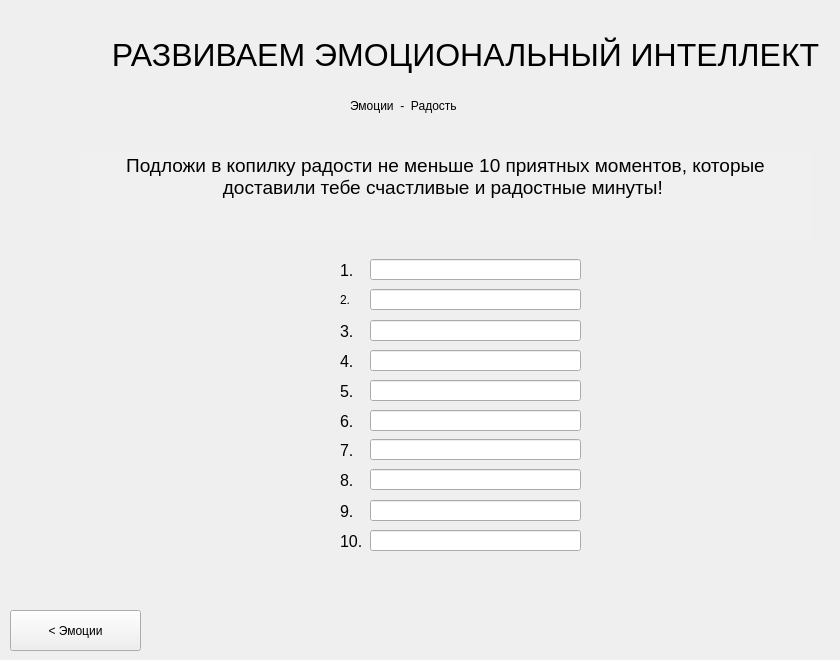
   <widget class="QWidget" name="page_7">
    <widget class="QLabel" name="label_69">
     <property name="geometry">
      <rect>
       <x>100</x>
       <y>10</y>
       <width>731</width>
       <height>91</height>
      </rect>
     </property>
     <property name="styleSheet">
      <string notr="true">font-family:Arial;
font-size:24pt;</string>
     </property>
     <property name="text">
      <string>&lt;html&gt;&lt;head/&gt;&lt;body&gt;&lt;p align=&quot;center&quot;&gt;РАЗВИВАЕМ ЭМОЦИОНАЛЬНЫЙ ИНТЕЛЛЕКТ&lt;/p&gt;&lt;/body&gt;&lt;/html&gt;</string>
     </property>
    </widget>
    <widget class="QLabel" name="label_70">
     <property name="geometry">
      <rect>
       <x>350</x>
       <y>80</y>
       <width>261</width>
       <height>51</height>
      </rect>
     </property>
     <property name="styleSheet">
      <string notr="true">font: 20pt &quot;Arial&quot;;</string>
     </property>
     <property name="text">
      <string>Эмоции  -  Радость</string>
     </property>
    </widget>
    <widget class="QPushButton" name="pushButton_166">
     <property name="geometry">
      <rect>
       <x>10</x>
       <y>610</y>
       <width>131</width>
       <height>41</height>
      </rect>
     </property>
     <property name="text">
      <string>&lt; Эмоции</string>
     </property>
    </widget>
    <widget class="QTextEdit" name="textEdit_40">
     <property name="enabled">
      <bool>false</bool>
     </property>
     <property name="geometry">
      <rect>
       <x>80</x>
       <y>150</y>
       <width>731</width>
       <height>91</height>
      </rect>
     </property>
     <property name="styleSheet">
      <string notr="true">font: 12pt &quot;Arial&quot;;
background-color:#f0f0f0;
border:0;
color:black;</string>
     </property>
     <property name="verticalScrollBarPolicy">
      <enum>Qt::ScrollBarAlwaysOff</enum>
     </property>
     <property name="horizontalScrollBarPolicy">
      <enum>Qt::ScrollBarAlwaysOff</enum>
     </property>
     <property name="html">
      <string>&lt;!DOCTYPE HTML PUBLIC &quot;-//W3C//DTD HTML 4.0//EN&quot; &quot;http://www.w3.org/TR/REC-html40/strict.dtd&quot;&gt;
&lt;html&gt;&lt;head&gt;&lt;meta name=&quot;qrichtext&quot; content=&quot;1&quot; /&gt;&lt;style type=&quot;text/css&quot;&gt;
p, li { white-space: pre-wrap; }
&lt;/style&gt;&lt;/head&gt;&lt;body style=&quot; font-family:'Arial'; font-size:12pt; font-weight:400; font-style:normal;&quot;&gt;
&lt;p align=&quot;center&quot; style=&quot; margin-top:0px; margin-bottom:0px; margin-left:0px; margin-right:0px; -qt-block-indent:0; text-indent:0px;&quot;&gt;&lt;span style=&quot; font-family:'Arial','sans-serif'; font-size:14pt; color:#000000;&quot;&gt;Подложи в копилку радости не меньше 10 приятных моментов, которые доставили тебе счастливые и радостные минуты!&lt;/span&gt;&lt;span style=&quot; font-size:14pt;&quot;&gt; &lt;/span&gt;&lt;/p&gt;&lt;/body&gt;&lt;/html&gt;</string>
     </property>
    </widget>
    <widget class="QLabel" name="label_71">
     <property name="geometry">
      <rect>
       <x>340</x>
       <y>250</y>
       <width>31</width>
       <height>41</height>
      </rect>
     </property>
     <property name="text">
      <string>&lt;html&gt;&lt;head/&gt;&lt;body&gt;&lt;p&gt;&lt;span style=&quot; font-size:12pt;&quot;&gt;1.&lt;/span&gt;&lt;/p&gt;&lt;/body&gt;&lt;/html&gt;</string>
     </property>
    </widget>
    <widget class="QLineEdit" name="lineEdit_33">
     <property name="geometry">
      <rect>
       <x>370</x>
       <y>259</y>
       <width>211</width>
       <height>21</height>
      </rect>
     </property>
     <property name="styleSheet">
      <string notr="true">color:#696969;</string>
     </property>
    </widget>
    <widget class="QLabel" name="label_72">
     <property name="geometry">
      <rect>
       <x>340</x>
       <y>280</y>
       <width>31</width>
       <height>41</height>
      </rect>
     </property>
     <property name="text">
      <string>&lt;html&gt;&lt;head/&gt;&lt;body&gt;&lt;p&gt;2.&lt;/p&gt;&lt;/body&gt;&lt;/html&gt;</string>
     </property>
    </widget>
    <widget class="QLineEdit" name="lineEdit_34">
     <property name="geometry">
      <rect>
       <x>370</x>
       <y>289</y>
       <width>211</width>
       <height>21</height>
      </rect>
     </property>
     <property name="styleSheet">
      <string notr="true">color:#696969;</string>
     </property>
    </widget>
    <widget class="QLabel" name="label_73">
     <property name="geometry">
      <rect>
       <x>340</x>
       <y>341</y>
       <width>31</width>
       <height>41</height>
      </rect>
     </property>
     <property name="text">
      <string>&lt;html&gt;&lt;head/&gt;&lt;body&gt;&lt;p&gt;&lt;span style=&quot; font-size:12pt;&quot;&gt;4.&lt;/span&gt;&lt;/p&gt;&lt;/body&gt;&lt;/html&gt;</string>
     </property>
    </widget>
    <widget class="QLabel" name="label_74">
     <property name="geometry">
      <rect>
       <x>340</x>
       <y>311</y>
       <width>31</width>
       <height>41</height>
      </rect>
     </property>
     <property name="text">
      <string>&lt;html&gt;&lt;head/&gt;&lt;body&gt;&lt;p&gt;&lt;span style=&quot; font-size:12pt;&quot;&gt;3.&lt;/span&gt;&lt;/p&gt;&lt;/body&gt;&lt;/html&gt;</string>
     </property>
    </widget>
    <widget class="QLineEdit" name="lineEdit_35">
     <property name="geometry">
      <rect>
       <x>370</x>
       <y>350</y>
       <width>211</width>
       <height>21</height>
      </rect>
     </property>
     <property name="styleSheet">
      <string notr="true">color:#696969;</string>
     </property>
    </widget>
    <widget class="QLineEdit" name="lineEdit_36">
     <property name="geometry">
      <rect>
       <x>370</x>
       <y>320</y>
       <width>211</width>
       <height>21</height>
      </rect>
     </property>
     <property name="styleSheet">
      <string notr="true">color:#696969;</string>
     </property>
    </widget>
    <widget class="QLabel" name="label_75">
     <property name="geometry">
      <rect>
       <x>340</x>
       <y>401</y>
       <width>31</width>
       <height>41</height>
      </rect>
     </property>
     <property name="text">
      <string>&lt;html&gt;&lt;head/&gt;&lt;body&gt;&lt;p&gt;&lt;span style=&quot; font-size:12pt;&quot;&gt;6.&lt;/span&gt;&lt;/p&gt;&lt;/body&gt;&lt;/html&gt;</string>
     </property>
    </widget>
    <widget class="QLabel" name="label_76">
     <property name="geometry">
      <rect>
       <x>340</x>
       <y>371</y>
       <width>31</width>
       <height>41</height>
      </rect>
     </property>
     <property name="text">
      <string>&lt;html&gt;&lt;head/&gt;&lt;body&gt;&lt;p&gt;&lt;span style=&quot; font-size:12pt;&quot;&gt;5.&lt;/span&gt;&lt;/p&gt;&lt;/body&gt;&lt;/html&gt;</string>
     </property>
    </widget>
    <widget class="QLineEdit" name="lineEdit_37">
     <property name="geometry">
      <rect>
       <x>370</x>
       <y>410</y>
       <width>211</width>
       <height>21</height>
      </rect>
     </property>
     <property name="styleSheet">
      <string notr="true">color:#696969;</string>
     </property>
    </widget>
    <widget class="QLineEdit" name="lineEdit_38">
     <property name="geometry">
      <rect>
       <x>370</x>
       <y>380</y>
       <width>211</width>
       <height>21</height>
      </rect>
     </property>
     <property name="styleSheet">
      <string notr="true">color:#696969;</string>
     </property>
    </widget>
    <widget class="QLabel" name="label_77">
     <property name="geometry">
      <rect>
       <x>340</x>
       <y>460</y>
       <width>31</width>
       <height>41</height>
      </rect>
     </property>
     <property name="text">
      <string>&lt;html&gt;&lt;head/&gt;&lt;body&gt;&lt;p&gt;&lt;span style=&quot; font-size:12pt;&quot;&gt;8.&lt;/span&gt;&lt;/p&gt;&lt;/body&gt;&lt;/html&gt;</string>
     </property>
    </widget>
    <widget class="QLabel" name="label_78">
     <property name="geometry">
      <rect>
       <x>340</x>
       <y>430</y>
       <width>31</width>
       <height>41</height>
      </rect>
     </property>
     <property name="text">
      <string>&lt;html&gt;&lt;head/&gt;&lt;body&gt;&lt;p&gt;&lt;span style=&quot; font-size:12pt;&quot;&gt;7.&lt;/span&gt;&lt;/p&gt;&lt;/body&gt;&lt;/html&gt;</string>
     </property>
    </widget>
    <widget class="QLineEdit" name="lineEdit_39">
     <property name="geometry">
      <rect>
       <x>370</x>
       <y>469</y>
       <width>211</width>
       <height>21</height>
      </rect>
     </property>
     <property name="styleSheet">
      <string notr="true">color:#696969;</string>
     </property>
    </widget>
    <widget class="QLineEdit" name="lineEdit_40">
     <property name="geometry">
      <rect>
       <x>370</x>
       <y>439</y>
       <width>211</width>
       <height>21</height>
      </rect>
     </property>
     <property name="styleSheet">
      <string notr="true">color:#696969;</string>
     </property>
    </widget>
    <widget class="QLabel" name="label_79">
     <property name="geometry">
      <rect>
       <x>340</x>
       <y>521</y>
       <width>31</width>
       <height>41</height>
      </rect>
     </property>
     <property name="text">
      <string>&lt;html&gt;&lt;head/&gt;&lt;body&gt;&lt;p&gt;&lt;span style=&quot; font-size:12pt;&quot;&gt;10.&lt;/span&gt;&lt;/p&gt;&lt;/body&gt;&lt;/html&gt;</string>
     </property>
    </widget>
    <widget class="QLabel" name="label_80">
     <property name="geometry">
      <rect>
       <x>340</x>
       <y>491</y>
       <width>31</width>
       <height>41</height>
      </rect>
     </property>
     <property name="text">
      <string>&lt;html&gt;&lt;head/&gt;&lt;body&gt;&lt;p&gt;&lt;span style=&quot; font-size:12pt;&quot;&gt;9.&lt;/span&gt;&lt;/p&gt;&lt;/body&gt;&lt;/html&gt;</string>
     </property>
    </widget>
    <widget class="QLineEdit" name="lineEdit_41">
     <property name="geometry">
      <rect>
       <x>370</x>
       <y>530</y>
       <width>211</width>
       <height>21</height>
      </rect>
     </property>
     <property name="styleSheet">
      <string notr="true">color:#696969;</string>
     </property>
    </widget>
    <widget class="QLineEdit" name="lineEdit_42">
     <property name="geometry">
      <rect>
       <x>370</x>
       <y>500</y>
       <width>211</width>
       <height>21</height>
      </rect>
     </property>
     <property name="styleSheet">
      <string notr="true">color:#696969;</string>
     </property>
    </widget>
   </widget>
